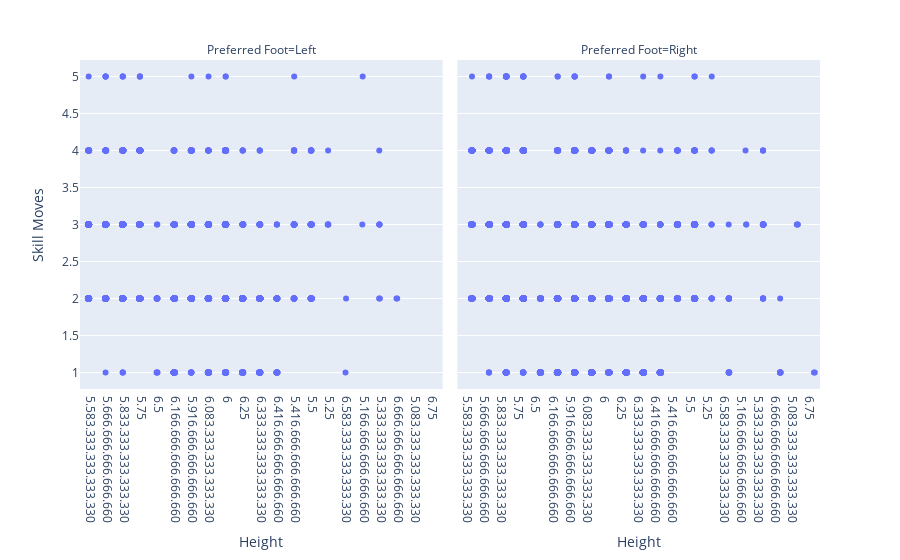

Notebook code cell kept with this figure:
### Markdown cell above
# Elemento 4

### Code cell
#gráfico multipanel que indique la relación de altura y skill, variable del panel zurdo o derecho
#face charts
fig=px.strip(df,x="Height", y="Skill Moves",facet_col="Preferred Foot")
fig.show()

### Figure 1 — Plotly figure (JSON) as saved in the notebook; plotly's stock layout.template omitted (floating-point values rounded to 4 significant figures; data arrays with more than 128 entries replaced by an {"elided": "..."} marker saying what was removed)
{"data": [{"alignmentgroup": "True", "boxpoints": "all", "fillcolor": "rgba(255,255,255,0)", "hoveron": "points", "hovertemplate": "Preferred Foot=Left<br>Height=%{x}<br>Skill Moves=%{y}<extra></extra>", "legendgroup": "", "line": {"color": "rgba(255,255,255,0)"}, "marker": {"color": "#636efa"}, "name": "", "offsetgroup": "", "orientation": "v", "pointpos": 0, "showlegend": false, "type": "box", "x": {"elided": "4211 str values"}, "x0": " ", "xaxis": "x", "y": {"elided": "4211 int values"}, "y0": " ", "yaxis": "y"}, {"alignmentgroup": "True", "boxpoints": "all", "fillcolor": "rgba(255,255,255,0)", "hoveron": "points", "hovertemplate": "Preferred Foot=Right<br>Height=%{x}<br>Skill Moves=%{y}<extra></extra>", "legendgroup": "", "line": {"color": "rgba(255,255,255,0)"}, "marker": {"color": "#636efa"}, "name": "", "offsetgroup": "", "orientation": "v", "pointpos": 0, "showlegend": false, "type": "box", "x": {"elided": "13996 str values"}, "x0": " ", "xaxis": "x2", "y": {"elided": "13996 int values"}, "y0": " ", "yaxis": "y2"}], "layout": {"annotations": [{"font": {}, "showarrow": false, "text": "Preferred Foot=Left", "x": 0.245, "xanchor": "center", "xref": "paper", "y": 1, "yanchor": "bottom", "yref": "paper"}, {"font": {}, "showarrow": false, "text": "Preferred Foot=Right", "x": 0.755, "xanchor": "center", "xref": "paper", "y": 1, "yanchor": "bottom", "yref": "paper"}], "boxmode": "group", "legend": {"tracegroupgap": 0}, "margin": {"t": 60}, "xaxis": {"anchor": "y", "domain": [0, 0.49], "title": {"text": "Height"}}, "xaxis2": {"anchor": "y2", "domain": [0.51, 1], "matches": "x", "title": {"text": "Height"}}, "yaxis": {"anchor": "x", "domain": [0, 1], "title": {"text": "Skill Moves"}}, "yaxis2": {"anchor": "x2", "domain": [0, 1], "matches": "y", "showticklabels": false}}}
